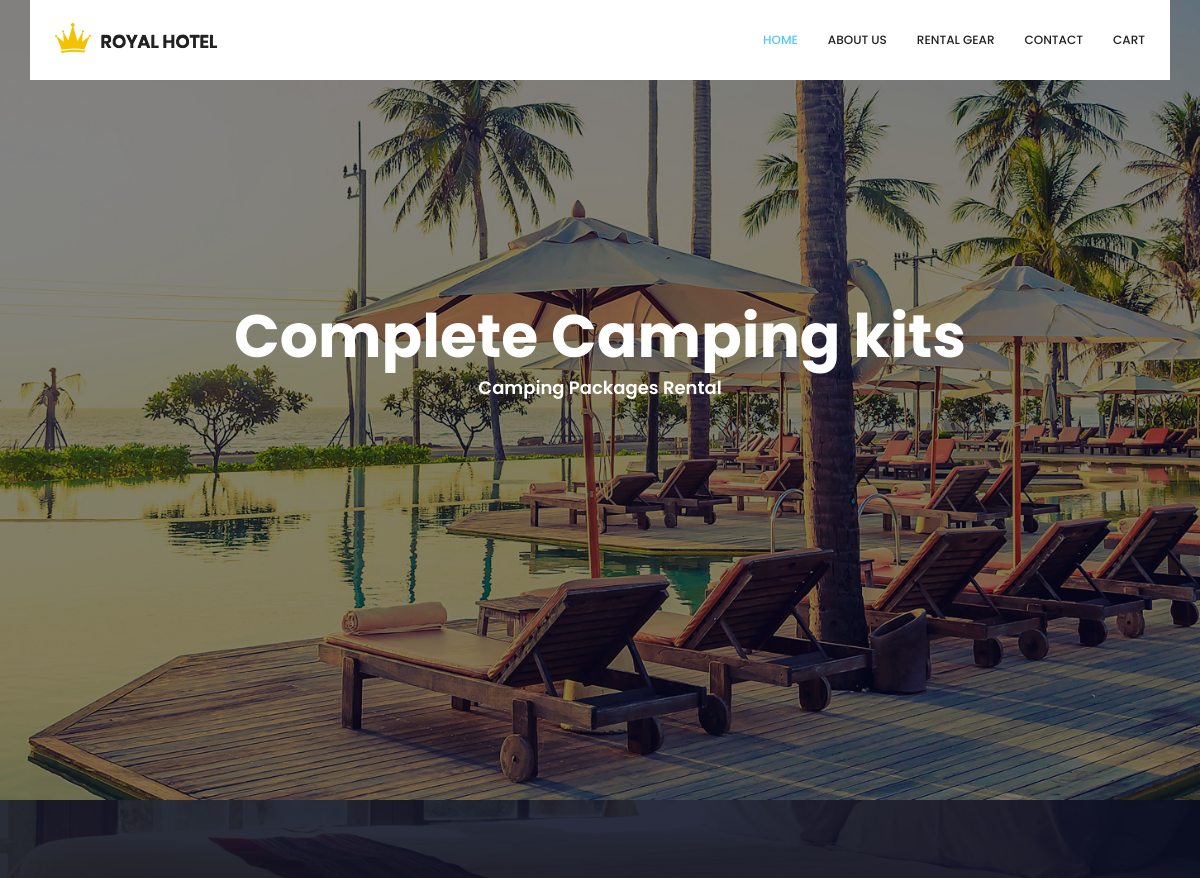
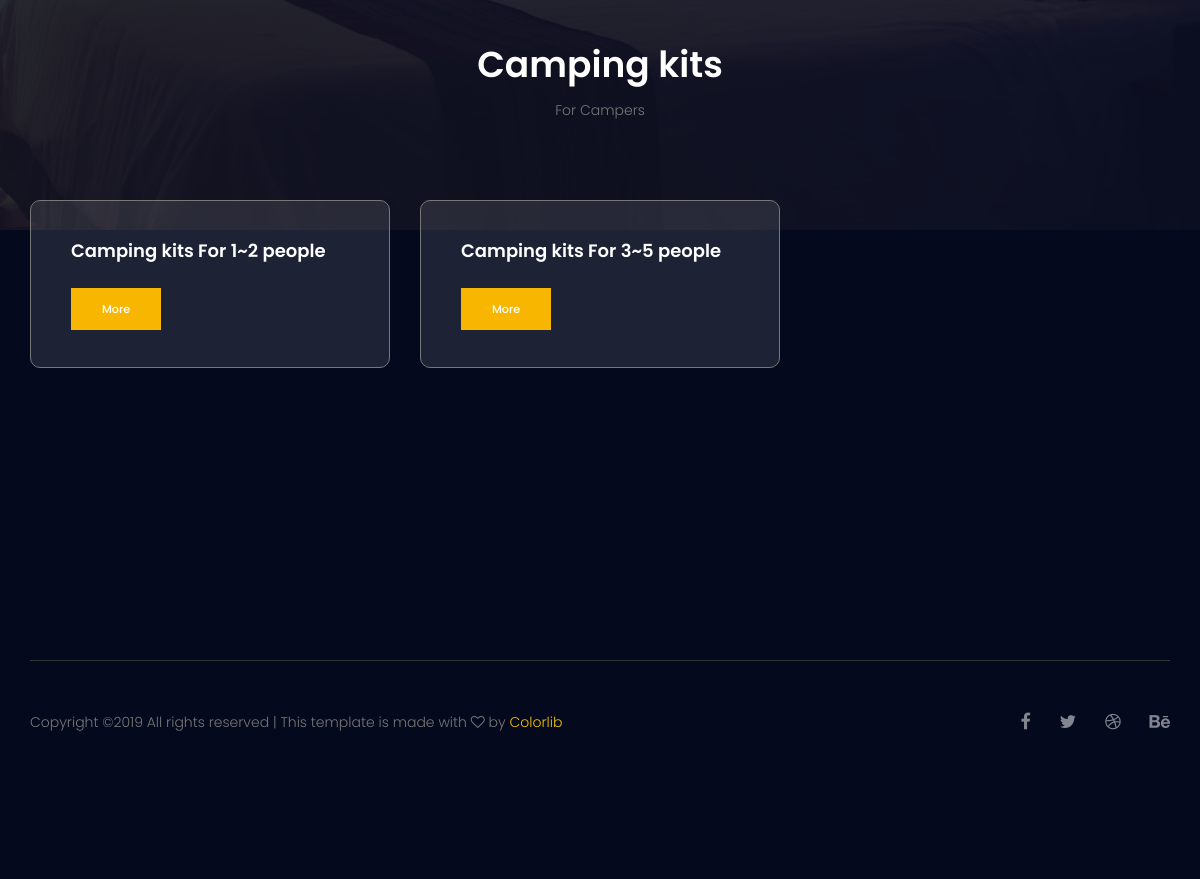
Screenshot of /pages/itemCategories.php?category_id=1 with the database file from the repository (2 pictures, top to bottom).
### tables this page shows
CREATE TABLE `categories` (
  `category_id` int(11) NOT NULL,
  `category_name` varchar(100) NOT NULL
);

CREATE TABLE `items` (
  `item_id` int(11) NOT NULL,
  `category_id` int(11) NOT NULL,
  `item_name` varchar(100) NOT NULL,
  `item_details` text NOT NULL,
  `item_price` int(11) NOT NULL,
  `item_quantity` int(11) NOT NULL,
  `item_included` text NOT NULL
);

### classes/Config.php (called while the page is built, shortened)
<?php
class Config{
    private $servername = "localhost";
    private $username = "root";
    private $password = "root";
    private $database = "portfolio";
    public function __construct()
    {
        $conn = new mysqlI($this->servername,$this->username,$this->password,$this->database);
        $this->conn = $conn;
    }
}

### classes/Category.php (called while the page is built, shortened)
<?php
require_once("Config.php");
class Category extends Config{
public function getSingleCategory($id)
{
    $sql = "SELECT * FROM categories WHERE category_id = $id";
    $result = $this->conn->query($sql);
    if($result->num_rows <= 0){
        return false;
    }
    elseif($this->conn->error){
        echo $this->conn->error;
    }
    else{
        return $result->fetch_assoc();
    }
}
}

### classes/Item.php (called while the page is built, shortened)
<?php
require_once("Config.php");
class Item extends Config
{
    public function getItemsByCategory($category_id)
    {
        $sql = "SELECT * FROM items
                INNER JOIN categories ON items.category_id=categories.category_id
                WHERE items.category_id = $category_id";
        $result = $this->conn->query($sql);
        if($result->num_rows <= 0){
            return false;
        }else{
            $rows = array();
            while($row = $result->fetch_assoc()){
                $rows[] = $row;
            }
            return $rows;
        }
    }
}

### pages/itemCategories.php (the view, shortened to what this page needs)
<?php
require_once("../classes/Category.php");
require_once("../classes/Item.php");
$category = new Category;
$item = new Item;
$category_id = $_GET['category_id'];
$get_category = $category->getSingleCategory($category_id);
?>
<!doctype html>
<html lang="en">
    <head>
        <link rel="stylesheet" href="css/bootstrap.css">
        <link rel="stylesheet" href="vendors/linericon/style.css">
        <link rel="stylesheet" href="css/font-awesome.min.css">
        <link rel="stylesheet" href="vendors/owl-carousel/owl.carousel.min.css">
        <link rel="stylesheet" href="vendors/bootstrap-datepicker/bootstrap-datetimepicker.min.css">
        <link rel="stylesheet" href="vendors/nice-select/css/nice-select.css">
        <link rel="stylesheet" href="vendors/owl-carousel/owl.carousel.min.css">
        <link rel="stylesheet" href="css/style.css">
        <link rel="stylesheet" href="css/responsive.css">
    </head>
    <body>
        <header class="header_area">
            <div class="container">
                <nav class="navbar navbar-expand-lg navbar-light">
                    <a class="navbar-brand logo_h" href="index.html"><img src="image/Logo.png" alt=""></a>
                    <div class="collapse navbar-collapse offset" id="navbarSupportedContent">
                        <ul class="nav navbar-nav menu_nav ml-auto">
                            <li class="nav-item active"><a class="nav-link" href="categories.php">HOME</a></li>
                            <li class="nav-item"><a class="nav-link" href="about.html">ABOUT US</a></li>
                            <li class="nav-item"><a class="nav-link" href="categories.php">RENTAL GEAR</a></li>
                            <li class="nav-item"><a class="nav-link" href="contact.php">CONTACT</a></li>
                            <li class="nav-item"><a class="nav-link" href="cart.php">CART</a></li>
                        </ul>
                    </div>
                </nav>
            </div>
        </header>
        <section class="banner_area">
            <div class="booking_table d_flex align-items-center">
            	<div class="overlay bg-parallax" data-stellar-ratio="0.9" data-stellar-vertical-offset="0" data-background=""></div>
				<div class="container">
					<div class="banner_content text-center">
                        <h2>Complete <?php echo $get_category['category_name']; ?></h2>
                        <h4>Camping Packages Rental</h4>
					</div>
				</div>
            </div>
        </section>
        <section class="facilities_area section_gap">
            <div class="overlay bg-parallax" data-stellar-ratio="0.8" data-stellar-vertical-offset="0" data-background="">
            </div>
            <div class="container">
                <div class="section_title text-center">
                    <h2 class="title_w"><?php echo $get_category['category_name']; ?></h2>
                    <p>For Campers</p>
                </div>
                <div class="row mb_30">
                    <?php
                        $get_items = $item->getItemsByCategory($category_id);
                        foreach($get_items as $key => $row)
                        {
                    ?>
                    <div class="col-lg-4 col-md-6">
                        <div class="facilities_item">
                            <h4 class="sec_h4"><?php echo $row['item_name']; ?></h4>
                            <a href="single-item.php?item_id=<?php echo $row['item_id']; ?>"><div class="genric-btn primary">More</div></a>
                        </div>
                    </div>
                    <?php
                        }
                    ?>
                </div>
            </div>
        </section>
        <footer class="footer-area section_gap">
            <div class="container">
                <div class="border_line"></div>
                <div class="row footer-bottom d-flex justify-content-between align-items-center">
                    <p class="col-lg-8 col-sm-12 footer-text m-0">
Copyright &copy;<script>document.write(new Date().getFullYear());</script> All rights reserved | This template is made with <i class="fa fa-heart-o" aria-hidden="true"></i> by <a href="https://colorlib.com" target="_blank">Colorlib</a>
</p>
                    <div class="col-lg-4 col-sm-12 footer-social">
                        <a href="#"><i class="fa fa-facebook"></i></a>
                        <a href="#"><i class="fa fa-twitter"></i></a>
                        <a href="#"><i class="fa fa-dribbble"></i></a>
                        <a href="#"><i class="fa fa-behance"></i></a>
                    </div>
                </div>
            </div>
        </footer>
    </body>
</html>

### pages/css/style.css (style rules this page uses)
a { text-decoration: none; -webkit-transition: all 0.3s ease-in-out; -o-transition: all 0.3s ease-in-out; transition: all 0.3s ease-in-out; }
body { line-height: 24px; font-size: 14px; font-family: "Poppins", sans-serif; font-weight: 300; color: #777777; }
section { background: #fff; }
h1, h2, h3, h4, h5, h6 { font-family: "Poppins", sans-serif; font-weight: 600; }
@media (min-width: 1200px) { .container { max-width: 1170px; } }
.section_gap { padding: 120px 0; }
.d_flex { display: -webkit-box; display: -ms-flexbox; display: flex; }
.mb_30 { margin-bottom: -30px; }
.section_title { margin-bottom: 75px; }
.section_title h2 { font-size: 36px; line-height: 45px; font-weight: 600; }
.section_title p { font-size: 14px; line-height: 30px; color: #777777; margin-bottom: 0px; }
.title_w { color: #fff; }
.header_area { position: absolute; top: 0; left: 0; width: 100%; z-index: 20; }
.navbar { padding: 0px; border: 0px; border-radius: 0px; }
.navbar { background: #fff; padding: 0px 25px; }
.navbar .logo_h { padding-top: 0px; }
.navbar .menu_nav .nav-item .nav-link { font: 500 12px/80px "Poppins", sans-serif; color: #222222; text-transform: uppercase; padding: 0px; }
.navbar .menu_nav .nav-item .nav-link:after { display: none; }
.navbar .menu_nav .nav-item:hover .nav-link, .navbar .menu_nav .nav-item.active .nav-link { color: #52c5fd; }
.navbar .menu_nav .nav-item + li { margin-left: 30px; }
.banner_area { background: #04091e; position: relative; z-index: 1; }
.banner_area .bg-parallax { background: url("../image/banner_bg.jpg") no-repeat scroll center 0/cover; opacity: 0.50; }
.booking_table { position: relative; overflow: hidden; width: 100%; min-height: 800px; }
.overlay { position: absolute; left: 0; right: 0; top: 0; height: 125%; bottom: 0; z-index: -1; }
.banner_content { color: #fff; margin-bottom: 94px; }
.banner_content h2 { font-size: 60px; line-height: 60px; font-weight: 700; }
.sec_h4 { font-size: 18px; line-height: 38px; font-weight: 600; color: #222222; margin-bottom: 0px; }
.facilities_area { position: relative; z-index: 1; background: #04091e; overflow: hidden; }
.facilities_area .bg-parallax { background: url("../image/facilites_bg.jpg") no-repeat scroll center 0/cover; opacity: 0.15; }
.facilities_item { border: 1px solid #777777; border-radius: 10px; background-color: rgba(249, 249, 255, 0.102); padding: 31px 40px 37px; color: #fff; margin-bottom: 30px; }
.facilities_item .sec_h4 { padding-bottom: 18px; color: #fff; }
.primary { background: #52c5fd; }
.primary:before { background: #2faae6; }
h2 { font-size: 30px; }
h4 { font-size: 18px; }
h1, h2, h3, h4, h5, h6 { line-height: 1.5em; }
.genric-btn { display: inline-block; outline: none; line-height: 40px; padding: 0 30px; font-size: .8em; text-align: center; text-decoration: none; font-weight: 500; cursor: pointer; -webkit-transition: all 0.3s ease 0s; -moz-transition: all 0.3s ease 0s; -o-transition: all 0.3s ease 0s; transition: all 0.3s ease 0s; }
.genric-btn.primary { color: #fff; background: #f8b600; border: 1px solid transparent; }
.footer-area { background: #04091e; padding: 142px 0px; }
.border_line { width: 100%; height: 1px; background: #333333; margin-top: 30px; }
.footer-bottom { padding-top: 46px; }
.footer-bottom .footer-text a { color: #f3c300; }
.footer-bottom .footer-social { text-align: right; }
.footer-bottom .footer-social a { font-size: 18px; line-height: 30px; color: #82848f; margin-left: 25px; -webkit-transition: all 0.3s linear; -o-transition: all 0.3s linear; transition: all 0.3s linear; }

### rows the page displays
categories: category_name "Camping kits"
items: item_name "Camping kits For 1~2 people"
items: item_name "Camping kits For 3~5 people"
